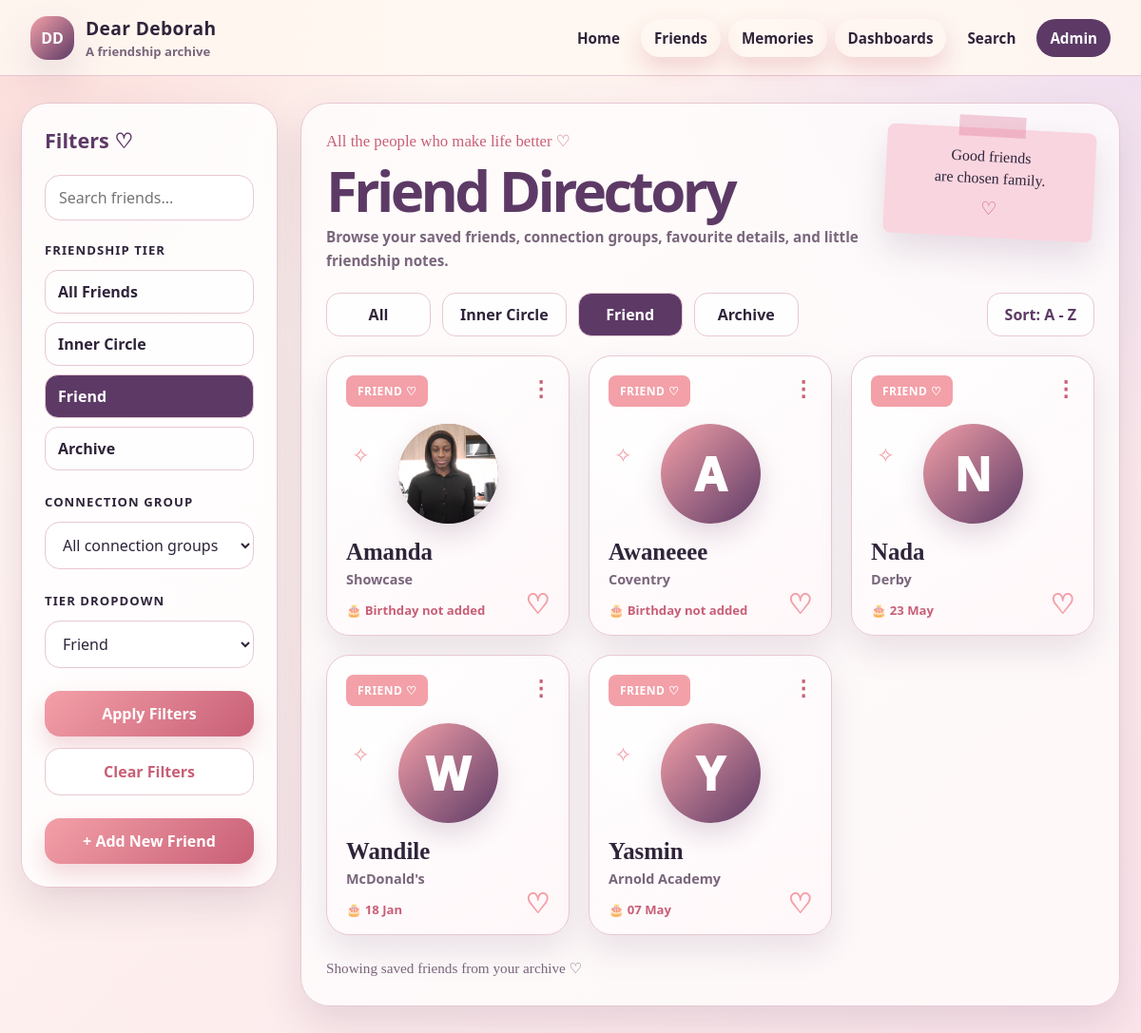
Page /friends/?tier=friend on the earlier database version.
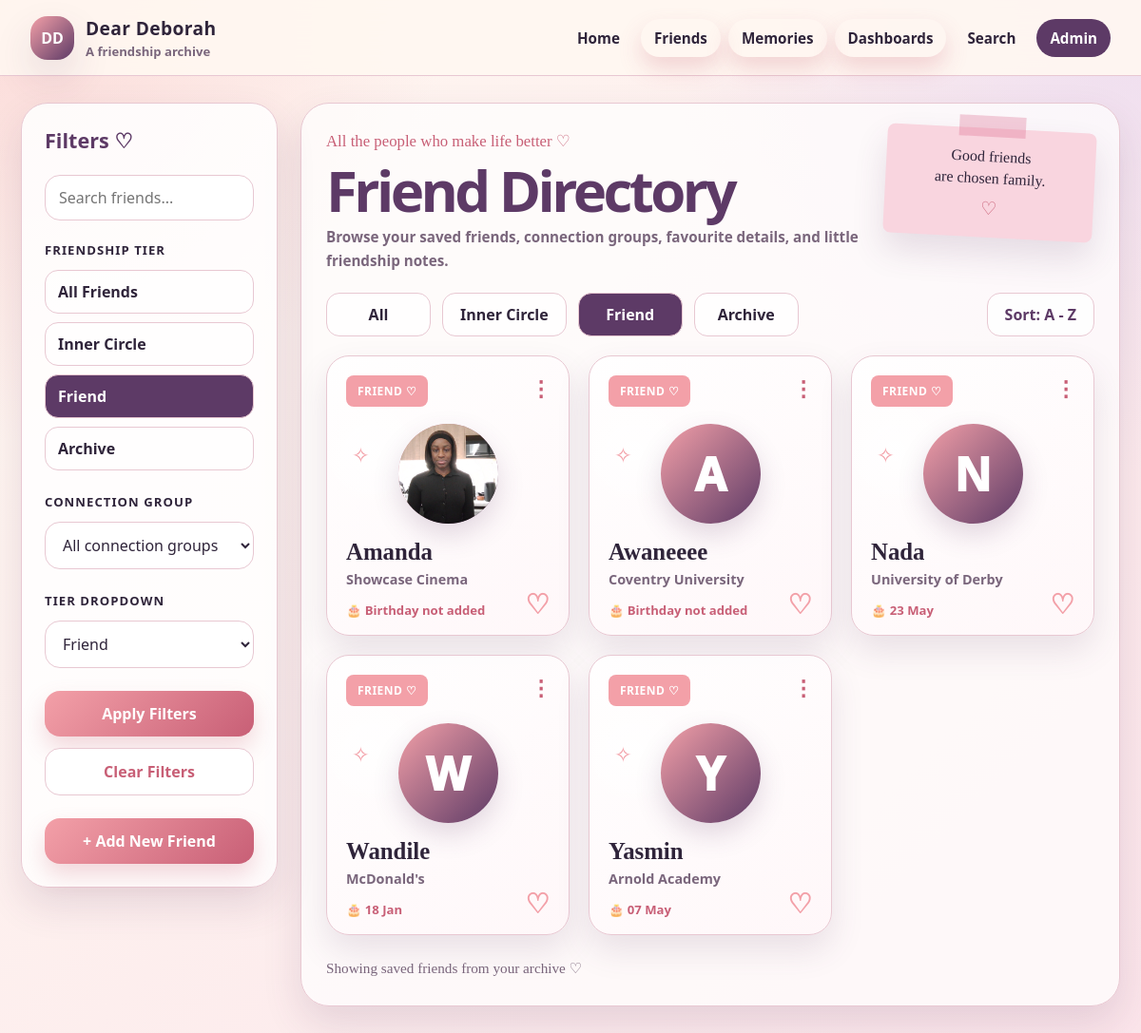
Same page on the later database version.
### friends/models.py (models this page shows, shortened)
class Friend(models.Model):
    TIER_CHOICES = [
        ("inner_circle", "Inner Circle"),
        ("friend", "Friend"),
        ("archive", "Archive"),
    ]
    MBTI_CHOICES = [
        ("", "Unknown / Not added"),
        ("INTJ", "INTJ"),
        ("INTP", "INTP"),
        ("ENTJ", "ENTJ"),
        ("ENTP", "ENTP"),
        ("INFJ", "INFJ"),
        ("INFP", "INFP"),
        ("ENFJ", "ENFJ"),
        ("ENFP", "ENFP"),
        ("ISTJ", "ISTJ"),
        ("ISFJ", "ISFJ"),
        ("ESTJ", "ESTJ"),
        ("ESFJ", "ESFJ"),
        ("ISTP", "ISTP"),
        ("ISFP", "ISFP"),
        ("ESTP", "ESTP"),
        ("ESFP", "ESFP"),
    ]
    ZODIAC_CHOICES = [
        ("", "Unknown / Not added"),
        ("Aries", "Aries"),
        ("Taurus", "Taurus"),
        ("Gemini", "Gemini"),
        ("Cancer", "Cancer"),
        ("Leo", "Leo"),
        ("Virgo", "Virgo"),
        ("Libra", "Libra"),
        ("Scorpio", "Scorpio"),
        ("Sagittarius", "Sagittarius"),
        ("Capricorn", "Capricorn"),
        ("Aquarius", "Aquarius"),
        ("Pisces", "Pisces"),
    ]
    MORNING_NIGHT_CHOICES = [
        ("", "Unknown / Not added"),
        ("morning", "Morning person"),
        ("night", "Night person"),
        ("both", "Both"),
        ("neither", "Neither"),
    ]
    SOURCE_CHOICES = [
        ("manual", "Manual entry"),
        ("google_form", "Google Form"),
        ("spreadsheet", "Spreadsheet"),
        ("other", "Other"),
    ]
    first_name = models.CharField(max_length=80)
    last_name = models.CharField(max_length=80, blank=True)
    nickname = models.CharField(max_length=80, blank=True)
    profile_picture = models.ImageField(
        upload_to="friend_profiles/",
        blank=True,
        null=True,
    )
    birthday = models.DateField(blank=True, null=True)
    how_we_met = models.TextField(blank=True)
    connection_group = models.ForeignKey(
        ConnectionGroup,
        on_delete=models.SET_NULL,
        blank=True,
        null=True,
        related_name="friends",
    )
    tier = models.CharField(max_length=30, choices=TIER_CHOICES, default="friend")
    favourite_colour = models.CharField(max_length=80, blank=True)
    favourite_food = models.CharField(max_length=120, blank=True)
    favourite_restaurant = models.CharField(max_length=120, blank=True)
    favourite_alcoholic_drink = models.CharField(max_length=120, blank=True)
    favourite_season = models.CharField(max_length=80, blank=True)
    morning_or_night = models.CharField(
        max_length=20,
        choices=MORNING_NIGHT_CHOICES,
        blank=True,
    )
    mbti = models.CharField(max_length=10, choices=MBTI_CHOICES, blank=True)
    zodiac = models.CharField(max_length=20, choices=ZODIAC_CHOICES, blank=True)
    hobbies = models.TextField(blank=True)
    sports_team = models.CharField(max_length=120, blank=True)
    notes = models.TextField(blank=True)
    data_source = models.CharField(max_length=30, choices=SOURCE_CHOICES, default="manual")
    created_at = models.DateTimeField(auto_now_add=True)
    updated_at = models.DateTimeField(auto_now=True)
    class Meta:
        ordering = ["first_name", "last_name"]
    @property
    def full_name(self):
        name = f"{self.first_name} {self.last_name}".strip()
        return name
    @property
    def display_name(self):
        if self.nickname:
            return f"{self.full_name} ({self.nickname})"
        return self.full_name
    def get_absolute_url(self):
        return reverse("friends:friend_profile", args=[self.pk])

class ConnectionGroup(models.Model):
    CATEGORY_CHOICES = [
        ("school", "School"),
        ("college", "College / Sixth Form"),
        ("university", "University"),
        ("work", "Work"),
        ("online", "Online"),
        ("family", "Family"),
        ("other", "Other"),
    ]
    name = models.CharField(max_length=120, unique=True)
    category = models.CharField(max_length=30, choices=CATEGORY_CHOICES, default="other")
    description = models.TextField(blank=True)
    colour_hex = models.CharField(max_length=7, default="#F3A0A8")
    display_order = models.PositiveIntegerField(default=0)
    class Meta:
        ordering = ["display_order", "name"]

### friends/views.py (the view, shortened to what this page needs)
# urls.py: path("friends/", views.friend_directory, name="friend_directory"),
def friend_directory(request):
    query = request.GET.get("q", "").strip()
    tier = request.GET.get("tier", "").strip()
    connection_group_id = request.GET.get("connection_group", "").strip()
    friends = Friend.objects.select_related("connection_group").all()
    if tier:
        friends = friends.filter(tier=tier)
    if connection_group_id:
        friends = friends.filter(connection_group_id=connection_group_id)
    connection_groups = ConnectionGroup.objects.all()
    context = {
        "friends": friends,
        "query": query,
        "selected_tier": tier,
        "selected_connection_group": connection_group_id,
        "connection_groups": connection_groups,
        "tier_choices": Friend.TIER_CHOICES,
    }
    return render(request, "friends/friend_directory.html", context)

### templates/friends/friend_directory.html (shortened to what the changed rows need)
{% extends "base.html" %}
{% block content %}
<div class="directory-layout">
    <section class="directory-main">
        <div class="directory-title-row">
            <div>
                <h2>Friend Directory</h2>
            </div>
        </div>
        {% if friends %}
            <div class="mockup-friend-grid">
                {% for friend in friends %}
                    <article class="mockup-friend-card">
                        <div class="card-menu-dots">⋮</div>
                        <span class="mockup-tier-label">
                            {{ friend.get_tier_display }} ♡
                        </span>
                        <div class="mockup-avatar">
                            {% if friend.profile_picture %}
                                <img src="{{ friend.profile_picture.url }}" alt="{{ friend.display_name }}">
                            {% else %}
                                <span>{{ friend.first_name|first }}</span>
                            {% endif %}
                        </div>
                        <h3>
                            <a href="{{ friend.get_absolute_url }}">{{ friend.display_name }}</a>
                        </h3>
                        {% if friend.connection_group %}
                            <p class="mockup-connection">{{ friend.connection_group.name }}</p>
                        {% else %}
                            <p class="mockup-connection">No connection group</p>
                        {% endif %}
                        <div class="mockup-card-bottom">
                            {% if friend.birthday %}
                                <span>🎂 {{ friend.birthday|date:"d M" }}</span>
                            {% else %}
                                <span>🎂 Birthday not added</span>
                            {% endif %}
                            <a href="{{ friend.get_absolute_url }}" aria-label="Open {{ friend.display_name }} profile">♡</a>
                        </div>
                    </article>
                {% endfor %}
            </div>
        {% else %}
            <p class="empty-state">
                No friends found. The filters have either done their job or committed a tiny act of sabotage.
            </p>
        {% endif %}
    </section>
</div>
{% endblock %}

Differences in the rows shown:
changed Friend "Amanda": connection_group.name "Showcase" → "Showcase Cinema"
changed Friend "Awaneeee": connection_group.name "Coventry" → "Coventry University"
changed Friend "Nada": connection_group.name "Derby" → "University of Derby"
